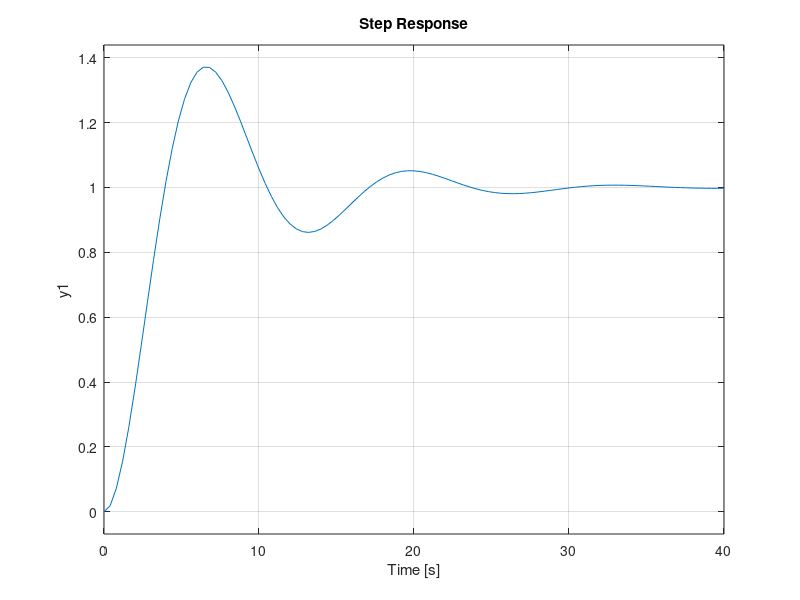

MATLAB code to generate this figure:
Wn = 0.5 ;
zeta = 0.3 ;


num = [0 Wn^2] ;
den = [1 2*zeta*Wn Wn^2] ;

G = tf(num,den) ;

hold on

step(G);

